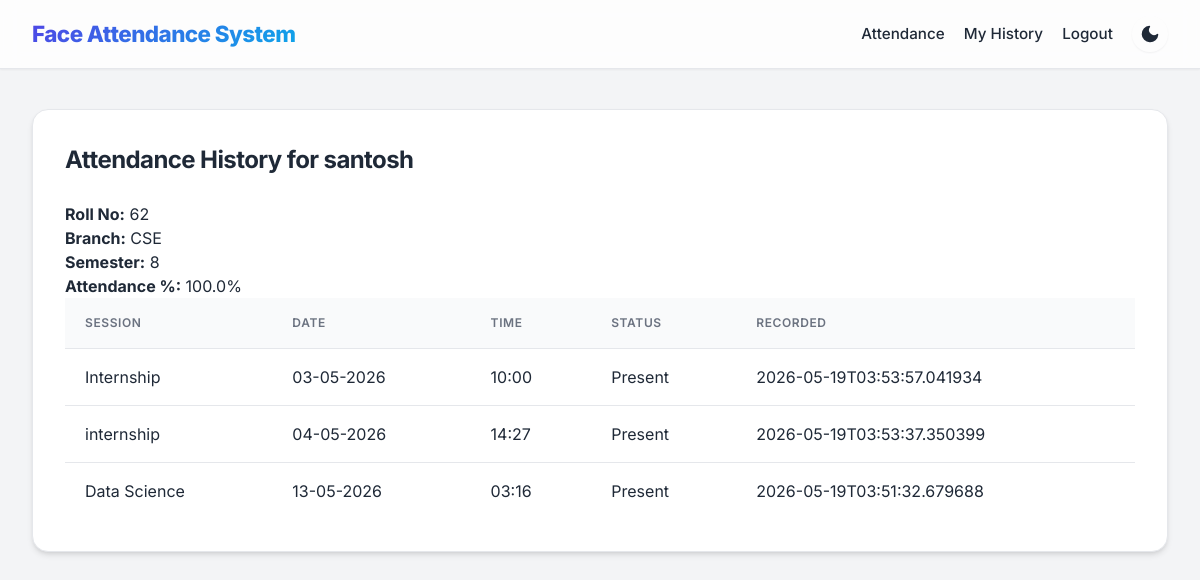
/student/history (signed in), run on the app's committed database.
### tables this page shows
CREATE TABLE students(
        id INTEGER PRIMARY KEY,
        name TEXT,
        roll_no TEXT,
        branch TEXT,
        semester TEXT,
        photo_count INTEGER DEFAULT 0
    , password TEXT);

CREATE TABLE attendance(
        id INTEGER PRIMARY KEY,
        student_id INTEGER,
        session_id INTEGER,
        status TEXT,
        timestamp TEXT,
        note TEXT,
        FOREIGN KEY(student_id) REFERENCES students(id),
        FOREIGN KEY(session_id) REFERENCES sessions(id)
    );

### app.py (the view)
@app.route('/student/history')
def student_history():
    student_id = session.get('student_id')
    if not student_id:
        return redirect(url_for('student_login'))
    student = query_db('SELECT * FROM students WHERE id=?', (student_id,), one=True)
    if not student:
        flash('Student record not found', 'error')
        return redirect(url_for('home'))
    attendance = query_db('SELECT a.*, s.title, s.date, s.time FROM attendance a LEFT JOIN sessions s ON a.session_id=s.id WHERE a.student_id=? ORDER BY a.timestamp DESC', (student_id,))
    total = len(attendance)
    present = len([r for r in attendance if r['status'] == 'Present'])
    percentage = round((present / total * 100) if total > 0 else 0, 1)
    return render_template('student_history.html', student=student, attendance=attendance, percentage=percentage)

### app.py (called while the page is built)
def get_db_connection():
    conn = sqlite3.connect(DATABASE_PATH)
    conn.row_factory = sqlite3.Row
    return conn

def query_db(query, args=(), one=False):
    conn = get_db_connection()
    cursor = conn.execute(query, args)
    rows = cursor.fetchall()
    conn.close()
    return rows[0] if one and rows else rows

@app.before_request
def restrict_access():
    allowed_routes = ['home', 'login', 'student_login', 'student_register', 'static', 'test_image', 'get_active_sessions']
    if request.endpoint in allowed_routes or not request.endpoint:
        return
    if request.path.startswith('/admin/'):
        if session.get('user_type') != 'admin':
            flash('Admin access required', 'error')
            return redirect(url_for('login'))
    if request.path.startswith('/student/'):
        protected_student_routes = ['student_history', 'student_attend']
        if request.endpoint in protected_student_routes and session.get('user_type') != 'student':
            flash('Student login required', 'error')
            return redirect(url_for('student_login'))

### templates/student_history.html
{% extends 'base.html' %}
{% block content %}
<div class="card wide-card">
    <h2>Attendance History for {{ student.name }}</h2>
    <div class="student-summary">
        <div><strong>Roll No:</strong> {{ student.roll_no }}</div>
        <div><strong>Branch:</strong> {{ student.branch }}</div>
        <div><strong>Semester:</strong> {{ student.semester }}</div>
        <div><strong>Attendance %:</strong> {{ percentage }}%</div>
    </div>
    <table>
        <thead><tr><th>Session</th><th>Date</th><th>Time</th><th>Status</th><th>Recorded</th></tr></thead>
        <tbody>
            {% for row in attendance %}
            <tr>
                <td>{{ row.title }}</td>
                <td>{{ row.date }}</td>
                <td>{{ row.time }}</td>
                <td>{{ row.status }}</td>
                <td>{{ row.timestamp }}</td>
            </tr>
            {% endfor %}
        </tbody>
    </table>
</div>
{% endblock %}

### static/styles.css (style rules this page uses)
:root { --bg: #f3f4f6; --card: #ffffff; --text: #1f2937; --muted: #6b7280; --primary: #4f46e5; --primary-hover: #4338ca; --accent: #0ea5e9; --accent-hover: #0284c7; --danger: #ef4444; --danger-hover: #dc2626; --border: #e5e7eb; --shadow-sm: 0 1px 2px 0 rgb(0 0 0 / 0.05); --shadow-md: 0 4px 6px -1px rgb(0 0 0 / 0.1), 0 2px 4px -2px rgb(0 0 0 / 0.1); --shadow-lg: 0 10px 15px -3px rgb(0 0 0 / 0.1), 0 4px 6px -4px rgb(0 0 0 / 0.1); --nav-bg: rgba(255, 255, 255, 0.8); --input-bg: #f9fafb; }
* { box-sizing: border-box; }
body { margin: 0; font-family: 'Inter', -apple-system, BlinkMacSystemFont, "Segoe UI", Roboto, Helvetica, Arial, sans-serif; background: var(--bg); color: var(--text); line-height: 1.5; transition: background-color 0.3s ease, color 0.3s ease; }
.card { background: var(--card); border: 1px solid var(--border); border-radius: 16px; padding: 2rem; margin-bottom: 2rem; box-shadow: var(--shadow-md); transition: transform 0.2s ease, box-shadow 0.2s ease; }
.wide-card { width: 100%; }
.card h2, .card h3 { margin-top: 0; margin-bottom: 1.5rem; color: var(--text); font-weight: 700; letter-spacing: -0.025em; }
::placeholder { color: var(--muted); opacity: 0.8; }
table { width: 100%; border-collapse: collapse; background: var(--card); }
table th, table td { padding: 1rem 1.25rem; border-bottom: 1px solid var(--border); text-align: left; }
table th { background: var(--input-bg); font-weight: 600; color: var(--muted); text-transform: uppercase; font-size: 0.75rem; letter-spacing: 0.05em; }
table tr:last-child td { border-bottom: none; }

### data on the page
students: name "santosh", roll_no "62", branch "CSE", semester "8"
attendance: title "Internship", date "03-05-2026", time "10:00", status "Present", timestamp "2026-05-19T03:53:57.041934"
attendance: title "internship", date "04-05-2026", time "14:27", status "Present", timestamp "2026-05-19T03:53:37.350399"
attendance: title "Data Science", date "13-05-2026", time "03:16", status "Present", timestamp "2026-05-19T03:51:32.679688"

### other printed values
{{ percentage }} "100.0"
